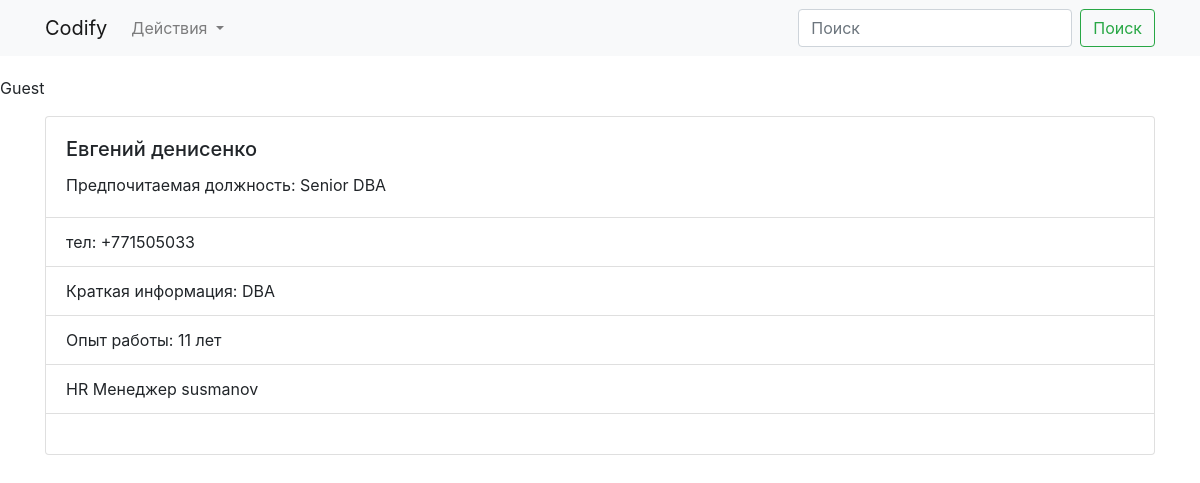
The page /employee/2 on the database its author committed.
### app/models.py (models this page shows, shortened)
class Employee(db.Model):
    id = db.Column(db.Integer, primary_key=True)
    fullname = db.Column(db.String(30))
    phone = db.Column(db.String)
    short_info = db.Column(db.String)
    experience = db.Column(db.Integer)
    preferred_position = db.Column(db.String)
    user = db.relationship(User, backref=db.backref('users', lazy='dynamic'))
    user_name = db.Column(db.String, db.ForeignKey('user.username'))

class User(UserMixin, db.Model): #####UserMixin -- Содержит функции проверки учетной записи пользователя
    id = db.Column(db.Integer, primary_key=True)
    username = db.Column(db.String, nullable=False, unique=True)
    password_hash = db.Column(db.String, nullable=False)
    def __repr__(self):
        return self.username
    @property
    def password(self):
        return None

### app/views.py (the view)
def employee_detail(id):
    users = User.query.all()
    employee = Employee.query.get(id)
    print(users)
    return render_template('employee_detail.html', employee=employee, users=users)

### app/templates/employee_detail.html (shortened to what this page needs)
{% extends 'base.html' %}
{% block content %}
<div class="container">
  <div class="card">
    <div class="card-body">
      <h5 class="card-title">{{ employee.fullname }}</h5>
      <p class="card-text">Предпочитаемая должность: {{ employee.preferred_position }}</p>
    </div>
    <ul class="list-group list-group-flush">
      <li class="list-group-item">тел: {{ employee.phone }}</li>
      <li class="list-group-item">Краткая информация: {{ employee.short_info }}</li>
      <li class="list-group-item">Опыт работы: {{ employee.experience }} лет</li>
      <li class="list-group-item">HR Менеджер {{ employee.user.username }}</li>
    </ul>
    <div class="card-body">
    </div>
  </div>
</div>
{% endblock content %}

### rows shown on the page
Employee: fullname "Евгений денисенко", preferred_position "Senior DBA", phone "+771505033", short_info "DBA", experience "11"
User: user.username "susmanov"
